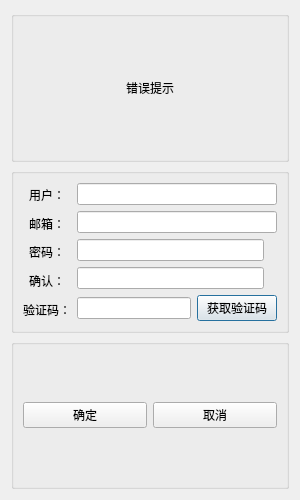
<?xml version="1.0" encoding="UTF-8"?>
<ui version="4.0">
 <class>RegisterDialong</class>
 <widget class="QDialog" name="RegisterDialong">
  <property name="geometry">
   <rect>
    <x>0</x>
    <y>0</y>
    <width>300</width>
    <height>500</height>
   </rect>
  </property>
  <property name="minimumSize">
   <size>
    <width>300</width>
    <height>500</height>
   </size>
  </property>
  <property name="maximumSize">
   <size>
    <width>300</width>
    <height>500</height>
   </size>
  </property>
  <property name="windowTitle">
   <string>Dialog</string>
  </property>
  <layout class="QGridLayout" name="gridLayout_3">
   <item row="0" column="0">
    <layout class="QVBoxLayout" name="verticalLayout_3" stretch="0,0,0">
     <item>
      <widget class="QGroupBox" name="groupBox_3">
       <property name="title">
        <string/>
       </property>
       <property name="flat">
        <bool>true</bool>
       </property>
       <layout class="QGridLayout" name="gridLayout_4">
        <item row="0" column="0">
         <widget class="QLabel" name="label_6">
          <property name="text">
           <string>错误提示</string>
          </property>
          <property name="alignment">
           <set>Qt::AlignmentFlag::AlignCenter</set>
          </property>
         </widget>
        </item>
       </layout>
      </widget>
     </item>
     <item>
      <widget class="QGroupBox" name="groupBox">
       <property name="title">
        <string/>
       </property>
       <property name="flat">
        <bool>true</bool>
       </property>
       <layout class="QGridLayout" name="gridLayout">
        <item row="0" column="0">
         <layout class="QVBoxLayout" name="verticalLayout_2">
          <item>
           <widget class="QLabel" name="label_3">
            <property name="text">
             <string>用户：</string>
            </property>
            <property name="alignment">
             <set>Qt::AlignmentFlag::AlignCenter</set>
            </property>
           </widget>
          </item>
          <item>
           <widget class="QLabel" name="label_4">
            <property name="text">
             <string>邮箱：</string>
            </property>
            <property name="alignment">
             <set>Qt::AlignmentFlag::AlignCenter</set>
            </property>
           </widget>
          </item>
          <item>
           <widget class="QLabel" name="label_2">
            <property name="text">
             <string>密码：</string>
            </property>
            <property name="alignment">
             <set>Qt::AlignmentFlag::AlignCenter</set>
            </property>
           </widget>
          </item>
          <item>
           <widget class="QLabel" name="label">
            <property name="text">
             <string>确认：</string>
            </property>
            <property name="alignment">
             <set>Qt::AlignmentFlag::AlignCenter</set>
            </property>
           </widget>
          </item>
          <item>
           <widget class="QLabel" name="label_5">
            <property name="text">
             <string>验证码：</string>
            </property>
            <property name="alignment">
             <set>Qt::AlignmentFlag::AlignCenter</set>
            </property>
           </widget>
          </item>
         </layout>
        </item>
        <item row="0" column="1">
         <layout class="QVBoxLayout" name="verticalLayout">
          <item>
           <widget class="QLineEdit" name="lineEdit"/>
          </item>
          <item>
           <widget class="QLineEdit" name="lineEdit_2"/>
          </item>
          <item>
           <layout class="QHBoxLayout" name="horizontalLayout">
            <item>
             <widget class="QLineEdit" name="lineEdit_3"/>
            </item>
            <item>
             <widget class="ClickedLabel" name="label_8">
              <property name="text">
               <string/>
              </property>
             </widget>
            </item>
           </layout>
          </item>
          <item>
           <layout class="QHBoxLayout" name="horizontalLayout_2">
            <item>
             <widget class="QLineEdit" name="lineEdit_4"/>
            </item>
            <item>
             <widget class="ClickedLabel" name="label_7">
              <property name="text">
               <string/>
              </property>
             </widget>
            </item>
           </layout>
          </item>
          <item>
           <layout class="QHBoxLayout" name="horizontalLayout_3">
            <item>
             <widget class="QLineEdit" name="lineEdit_5"/>
            </item>
            <item>
             <widget class="TimerBtn" name="pushButton_2">
              <property name="text">
               <string>获取验证码</string>
              </property>
             </widget>
            </item>
           </layout>
          </item>
         </layout>
        </item>
       </layout>
      </widget>
     </item>
     <item>
      <widget class="QGroupBox" name="groupBox_2">
       <property name="title">
        <string/>
       </property>
       <property name="flat">
        <bool>true</bool>
       </property>
       <layout class="QGridLayout" name="gridLayout_2">
        <item row="0" column="0">
         <widget class="QPushButton" name="pushButton">
          <property name="text">
           <string>确定</string>
          </property>
         </widget>
        </item>
        <item row="0" column="1">
         <widget class="QPushButton" name="pushButton_3">
          <property name="text">
           <string>取消</string>
          </property>
         </widget>
        </item>
       </layout>
      </widget>
     </item>
    </layout>
   </item>
  </layout>
 </widget>
 <customwidgets>
  <customwidget>
   <class>TimerBtn</class>
   <extends>QPushButton</extends>
   <header>timerbtn.h</header>
  </customwidget>
  <customwidget>
   <class>ClickedLabel</class>
   <extends>QLabel</extends>
   <header>clickedlabel.h</header>
  </customwidget>
 </customwidgets>
 <resources/>
 <connections/>
</ui>
